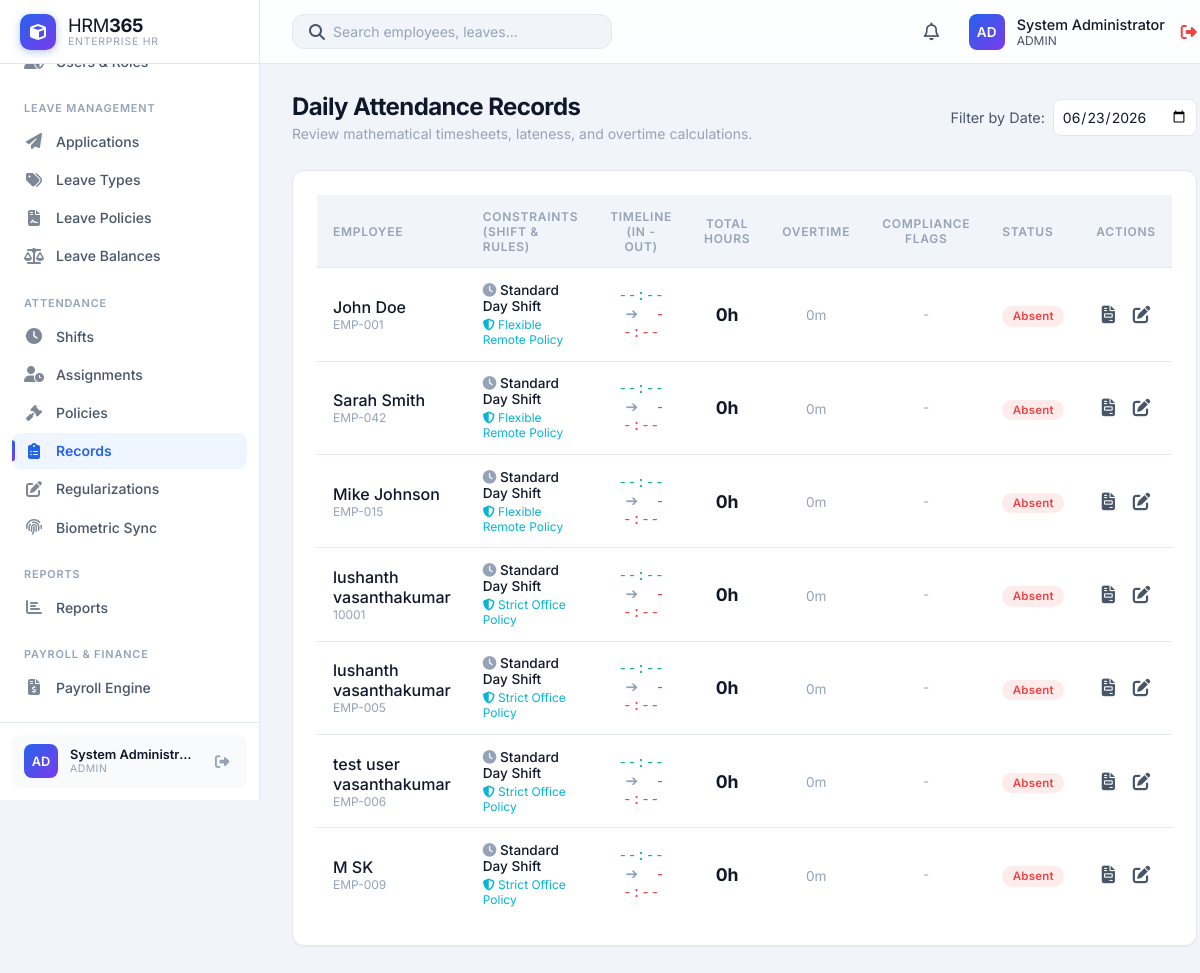
Page /HRM365/modules/attendance_records/index.php (signed in) on the committed database.
### tables this page shows
CREATE TABLE `users` (
  `id` int(11) NOT NULL,
  `username` varchar(50) NOT NULL,
  `password` varchar(255) NOT NULL,
  `full_name` varchar(100) DEFAULT NULL,
  `role` enum('admin','HR','manager','employee') DEFAULT 'employee',
  `status` enum('Active','Inactive') DEFAULT 'Active',
  `language` varchar(20) DEFAULT 'English',
  `department` varchar(50) DEFAULT NULL,
  `employee_id` int(11) DEFAULT NULL,
  `created_at` timestamp NOT NULL DEFAULT current_timestamp()
);

CREATE TABLE `attendance_records` (
  `id` int(11) NOT NULL,
  `employee_id` int(11) NOT NULL,
  `shift_id` int(11) DEFAULT NULL,
  `attendance_policy_id` int(11) DEFAULT NULL,
  `date` date NOT NULL,
  `clock_in` datetime DEFAULT NULL,
  `clock_out` datetime DEFAULT NULL,
  `total_hours` decimal(5,2) DEFAULT 0.00,
  `break_hours` decimal(5,2) DEFAULT 0.00,
  `overtime_hours` decimal(5,2) DEFAULT 0.00,
  `overtime_amount` decimal(10,2) DEFAULT 0.00,
  `is_late` tinyint(4) DEFAULT 0,
  `is_early_departure` tinyint(4) DEFAULT 0,
  `is_absent` tinyint(1) DEFAULT 0,
  `is_holiday` tinyint(1) DEFAULT 0,
  `is_weekend` tinyint(1) DEFAULT 0,
  `status` enum('Present','Absent','Half Day','Holiday','On Leave','Pending') DEFAULT 'Pending',
  `notes` text DEFAULT NULL,
  `created_at` timestamp NOT NULL DEFAULT current_timestamp(),
  `updated_at` timestamp NOT NULL DEFAULT current_timestamp() ON UPDATE current_timestamp()
);

CREATE TABLE `employees` (
  `id` int(11) NOT NULL,
  `employee_code` varchar(20) NOT NULL,
  `first_name` varchar(50) NOT NULL,
  `last_name` varchar(50) NOT NULL,
  `email` varchar(100) NOT NULL,
  `phone` varchar(20) DEFAULT NULL,
  `department` varchar(50) DEFAULT NULL,
  `designation` varchar(50) DEFAULT NULL,
  `status` enum('Active','On Leave','Terminated') DEFAULT 'Active',
  `biometric_user_id` varchar(50) DEFAULT NULL,
  `hire_date` date DEFAULT NULL,
  `created_at` timestamp NOT NULL DEFAULT current_timestamp(),
  `updated_at` timestamp NOT NULL DEFAULT current_timestamp() ON UPDATE current_timestamp(),
  `date_of_birth` date DEFAULT NULL,
  `gender` enum('Male','Female','Other') DEFAULT NULL,
  `address` text DEFAULT NULL,
  `branch_id` int(11) DEFAULT NULL,
  `employment_type` enum('Full-time','Part-time','Contract') DEFAULT NULL,
  `base_salary` decimal(10,2) DEFAULT NULL,
  `profile_photo` varchar(255) DEFAULT NULL,
  `shift_id` int(11) DEFAULT NULL,
  `attendance_policy_id` int(11) DEFAULT NULL
);

CREATE TABLE `shifts` (
  `id` int(11) NOT NULL,
  `name` varchar(100) NOT NULL,
  `description` text DEFAULT NULL,
  `start_time` time NOT NULL,
  `end_time` time NOT NULL,
  `grace_period` int(11) DEFAULT 0,
  `is_night_shift` tinyint(1) DEFAULT 0,
  `status` enum('Active','Inactive') DEFAULT 'Active',
  `created_at` timestamp NOT NULL DEFAULT current_timestamp()
);

CREATE TABLE `attendance_policies` (
  `id` int(11) NOT NULL,
  `name` varchar(100) NOT NULL,
  `description` text DEFAULT NULL,
  `late_arrival_grace` int(11) DEFAULT 0,
  `early_departure_grace` int(11) DEFAULT 0,
  `overtime_rate_per_hour` decimal(10,2) DEFAULT 0.00,
  `status` enum('Active','Inactive') DEFAULT 'Active',
  `created_at` timestamp NOT NULL DEFAULT current_timestamp(),
  `updated_at` timestamp NOT NULL DEFAULT current_timestamp() ON UPDATE current_timestamp()
);

### HRM365/modules/attendance_records/index.php (the view, shortened to what the rows shown need)
<?php
require_once '../../includes/db.php';
require_once '../../includes/auth.php';
$date_filter = isset($_GET['date']) ? $_GET['date'] : date('Y-m-d');
$scopeSql = '';
$scopeParams = [];
$stmt = $pdo->prepare("
    SELECT r.*,
           e.first_name, e.last_name, e.employee_code,
           s.name as shift_name,
           p.name as policy_name
    FROM attendance_records r
    JOIN employees e ON r.employee_id = e.id
    LEFT JOIN shifts s ON r.shift_id = s.id
    LEFT JOIN attendance_policies p ON r.attendance_policy_id = p.id
    WHERE r.date = ?
    {$scopeSql}
    ORDER BY r.clock_in DESC
");
$stmt->execute(array_merge([$date_filter], $scopeParams));
$records = $stmt->fetchAll();
include '../../includes/header.php';
?>
<div class="page-header">
    <div>
        <h1 class="page-title">Daily Attendance Records</h1>
    </div>
</div>
<div class="card">
    <div class="table-container">
        <table class="table">
            <thead>
                <tr>
                    <th>Employee</th>
                    <th>Constraints (Shift & Rules)</th>
                    <th style="text-align: center;">Timeline (In - Out)</th>
                    <th style="text-align: center;">Total Hours</th>
                    <th style="text-align: center;">Overtime</th>
                    <th style="text-align: center;">Compliance Flags</th>
                    <th>Status</th>
                    <th>Actions</th>
                </tr>
            </thead>
            <tbody>
                <?php foreach ($records as $r): ?>
                <tr>
                    <td>
                        <div style="font-weight: 500; color: var(--text-primary);"><?php echo htmlspecialchars($r['first_name'] . ' ' . $r['last_name']); ?></div>
                        <div style="font-size: 0.75rem; color: var(--text-muted);"><?php echo htmlspecialchars($r['employee_code']); ?></div>
                    </td>
                    <td>
                        <div style="font-weight: 500; font-size: 0.85rem; color: var(--text-primary);"><i class="fas fa-clock" style="color: var(--text-muted);"></i> <?php echo htmlspecialchars($r['shift_name'] ?? 'No Shift'); ?></div>
                        <div style="font-size: 0.75rem; color: var(--accent-info); margin-top: 0.2rem;"><i class="fas fa-shield-alt"></i> <?php echo htmlspecialchars($r['policy_name'] ?? 'No Policy'); ?></div>
                    </td>
                    <td style="text-align: center; font-family: monospace; font-size: 0.95rem;">
                        <span style="color: var(--accent-success);"><?php echo $r['clock_in'] ? date('H:i', strtotime($r['clock_in'])) : '--:--'; ?></span>
                        <span style="color: var(--text-muted); margin: 0 0.5rem;">➔</span>
                        <span style="color: var(--accent-danger);"><?php echo $r['clock_out'] ? date('H:i', strtotime($r['clock_out'])) : '--:--'; ?></span>
                    </td>
                    <td style="text-align: center;">
                        <div style="font-weight: 700; color: var(--text-primary); font-size: 1.1rem;"><?php echo floatval($r['total_hours']); ?>h</div>
                    </td>
                    <td style="text-align: center;">
                        <?php if (floatval($r['overtime_hours']) > 0): ?>
                            <div style="font-weight: 700; color: var(--accent-warning); font-size: 1rem;"><?php echo htmlspecialchars(format_hours_minutes(floatval($r['overtime_hours']))); ?></div>
                            <div style="font-size: 0.72rem; color: var(--text-muted); margin-top: 0.2rem;"><?php echo number_format(floatval($r['overtime_hours']), 2); ?>h</div>
                        <?php else: ?>
                            <span style="color: var(--text-muted); font-size: 0.85rem;">0m</span>
                        <?php endif; ?>
                    </td>
                    <td style="text-align: center;">
                        <div style="display: flex; gap: 0.25rem; justify-content: center;">
                            <?php if (!$r['is_late'] && !$r['is_early_departure'] && !$r['is_holiday'] && !$r['is_weekend']): ?>
                                <span style="color: var(--text-muted); font-size: 0.8rem;">-</span>
                            <?php endif; ?>
                        </div>
                    </td>
                    <td>
                        <?php if ($r['status'] === 'Present'): ?>
                            <span class="status-badge status-active">Present</span>
                        <?php elseif ($r['status'] === 'Pending'): ?>
                            <span class="status-badge" style="background: var(--bg-hover); color: var(--accent-info);">Working</span>
                        <?php else: ?>
                            <span class="status-badge" style="background: rgba(239, 68, 68, 0.1); color: var(--accent-danger);"><?php echo htmlspecialchars($r['status']); ?></span>
                        <?php endif; ?>
                    </td>
                    <td>
                        <div style="display: flex; gap: 0.4rem;">
                            <a href="detail.php?id=<?php echo intval($r['id']); ?>" class="action-btn" title="View Timesheet Math Log"><i class="fas fa-file-invoice"></i></a>
                            <?php if (in_array($currentUser['role'], ['admin', 'HR'])): ?>
                                <a href="correct.php?id=<?php echo intval($r['id']); ?>" class="action-btn" title="Correct Attendance"><i class="fas fa-edit"></i></a>
                            <?php endif; ?>
                        </div>
                    </td>
                </tr>
                <?php endforeach; ?>
            </tbody>
        </table>
    </div>
</div>
<?php include '../../includes/footer.php'; ?>

### HRM365/includes/header.php (shortened to what the rows shown need)
<?php
require_once __DIR__ . '/auth.php';
$stylesheetPath = __DIR__ . '/../css/styles.css';
$stylesheetVersion = is_file($stylesheetPath) ? filemtime($stylesheetPath) : time();
?>
<!DOCTYPE html>
<html lang="en">
<head>
    <link rel="stylesheet" href="<?php echo app_url('css/styles.css'); ?>?v=<?php echo $stylesheetVersion; ?>">
    <link rel="stylesheet" href="https://cdnjs.cloudflare.com/ajax/libs/font-awesome/6.4.0/css/all.min.css">
</head>
<body>
    <?php include 'sidebar.php'; ?>
    <div class="main-wrapper">
        <header class="top-header">
            <div class="header-actions">
                <div class="user-profile" style="display: flex; align-items: center; gap: 1rem;">
                    <a href="<?php echo app_url('profile.php'); ?>" style="display: flex; align-items: center; gap: 0.75rem; text-decoration: none; color: inherit;">
                        <div class="avatar"><?php echo strtoupper(substr($currentUser['username'], 0, 2)); ?></div>
                        <div class="user-info">
                            <div style="font-size: 0.9rem; font-weight: 500; color: var(--text-primary);">
                                <?php echo htmlspecialchars($_SESSION['full_name'] ?? $currentUser['username']); ?>
                            </div>
                            <div style="font-size: 0.75rem; color: var(--text-secondary); text-transform: uppercase;">
                                <?php echo htmlspecialchars($currentUser['role']); ?>
                            </div>
                        </div>
                    </a>
                </div>
            </div>
        </header>
        <main class="content-area">

### HRM365/includes/sidebar.php (shortened to what the rows shown need)
<aside class="sidebar">
    <div class="sidebar-footer">
        <div class="sidebar-user">
            <div class="avatar"><?php echo strtoupper(substr($currentUser['username'], 0, 2)); ?></div>
            <div class="sidebar-user-info">
                <div class="sidebar-user-name"><?php echo htmlspecialchars($_SESSION['full_name'] ?? $currentUser['username']); ?></div>
                <div class="sidebar-user-role"><?php echo htmlspecialchars($currentUser['role']); ?></div>
            </div>
            <a href="<?php echo app_url('logout.php'); ?>" class="sidebar-logout" title="Logout"><i class="fas fa-sign-out-alt"></i></a>
        </div>
    </div>
</aside>

### rows in the picture
users: username "AD", role "ADMIN"
attendance_records: employee.last_name "John Doe", employee.employee_code "EMP-001", shift.name "Standard Day Shift", attendance_policy.name "Flexible Remote Policy", total_hours "0", overtime_hours "0m", status "Absent"
attendance_records: employee.last_name "Sarah Smith", employee.employee_code "EMP-042", shift.name "Standard Day Shift", attendance_policy.name "Flexible Remote Policy", total_hours "0", overtime_hours "0m", status "Absent"
attendance_records: employee.last_name "Mike Johnson", employee.employee_code "EMP-015", shift.name "Standard Day Shift", attendance_policy.name "Flexible Remote Policy", total_hours "0", overtime_hours "0m", status "Absent"
attendance_records: employee.last_name "lushanth vasanthakumar", employee.employee_code "10001", shift.name "Standard Day Shift", attendance_policy.name "Strict Office Policy", total_hours "0", overtime_hours "0m", status "Absent"
attendance_records: employee.last_name "lushanth vasanthakumar", employee.employee_code "EMP-005", shift.name "Standard Day Shift", attendance_policy.name "Strict Office Policy", total_hours "0", overtime_hours "0m", status "Absent"
attendance_records: employee.last_name "test user vasanthakumar", employee.employee_code "EMP-006", shift.name "Standard Day Shift", attendance_policy.name "Strict Office Policy", total_hours "0", overtime_hours "0m", status "Absent"
attendance_records: employee.last_name "M SK", employee.employee_code "EMP-009", shift.name "Standard Day Shift", attendance_policy.name "Strict Office Policy", total_hours "0", overtime_hours "0m", status "Absent"

### other values in the picture
$_SESSION['full_name'] "System Administr…"
$_SESSION['full_name'] "System Administrator"
